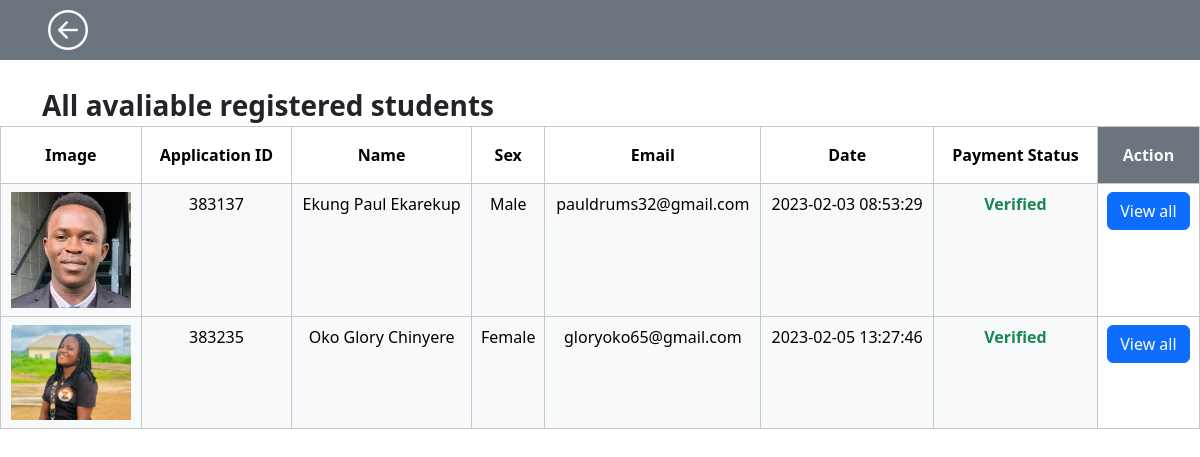
/total-users.php, run on the app's committed database.
### tables this page shows
CREATE TABLE `students` (
  `id` int(11) NOT NULL,
  `unique_id` varchar(6) NOT NULL,
  `fullnames` varchar(50) NOT NULL,
  `stateOfOrigin` varchar(20) NOT NULL,
  `localGovOrigin` varchar(50) NOT NULL,
  `sex` varchar(8) NOT NULL,
  `email` varchar(50) NOT NULL,
  `department` varchar(30) NOT NULL,
  `image` varchar(50) NOT NULL,
  `date` timestamp NOT NULL DEFAULT current_timestamp() ON UPDATE current_timestamp()
);

### total-users.php (the view, shortened to what this page needs)
<?php
require 'db_connect.php';
?>
<!DOCTYPE html>
<html lang="en">
<head>
    <link rel="stylesheet" href="bootstrap-5.1.3/dist/css/bootstrap.min.css">
     <link rel="stylesheet" href="bootstap-5.1.3/dist/css/bootstrap.css">
     <link rel="stylesheet" href="bootstrap-icons/bootstrap-icons.css">
</head>
<body>
<nav class="bg-secondary">
<a href="admin_dashboard.php" class="bi bi-arrow-left-circle fs-1 p-5 text-light "></a>
</nav>
<br>
            <div class="container fw-bold fs-3">
            All avaliable registered students
            </div>
                     <table class='table table-bordered p-5 table-condensed table-lg text-center table-responsive alert alert-secondary'>
        <tr>
        <th class="p-3">Image</th>
        <th class="p-3">Application ID</th>
        <th class="p-3">Name</th>
        <th class="p-3">Sex</th>
        <th class="p-3">Email</th>
        <th class="p-3">Date</th>
        <th class="p-3">Payment Status</th>
        <th class="p-3 bg-secondary text-light">Action</th>
        </tr>
       <?php
       function _recentMaleHostelpayment_($connect)
       {
           $sql = $connect->query("SELECT * FROM `students`");
           if($sql){
               while($row = mysqli_fetch_assoc($sql))
               {
                   $name = $row['fullnames'];
                   $email = $row['email'];
                   $image = $row['image'];
                   $sex = $row['sex'];
                   $payId = $row['unique_id'];
                   $date = $row['date'];
                   $status = "Verified";
                   ?>
                   <tr>
                   <td class="bg-light"><?php echo "<img src='upload_img/$image' style='width:120px'>" ?></td>
                   <td class="bg-light"><?php echo $payId ?></td>
                   <td class="bg-light"><?php echo $name ?></td>
                   <td class="bg-light"><?php echo $sex ?></td>
                   <td class="bg-light"><?php echo $email ?></td>
                   <td class="bg-light"><?php echo $date ?></td>
                   <td class="bg-light"><?php echo "<b class='text-success'>$status</b>" ?></td>
                   <td>
                   <form action="full-info.php" method="post">
                   <input type="submit" name="submit" value="View all" class="btn btn-primary">
                   </form>
                   </td>
                   </tr>
                   <?php
               }
            }else{
               echo "<div class='text-center alert alert-warning offset-0 w-50'>No recently added guest</div>";
           }
       }
       echo _recentMaleHostelpayment_($connect);
       ?>
        </table>
</body>
</html>

### data on the page
students: image (picture), unique "383137", fullnames "Ekung Paul Ekarekup", sex "Male", email "pauldrums32@gmail.com", date "2023-02-03 08:53:29", status "Verified"
students: image (picture), unique "383235", fullnames "Oko Glory Chinyere", sex "Female", email "gloryoko65@gmail.com", date "2023-02-05 13:27:46", status "Verified"
